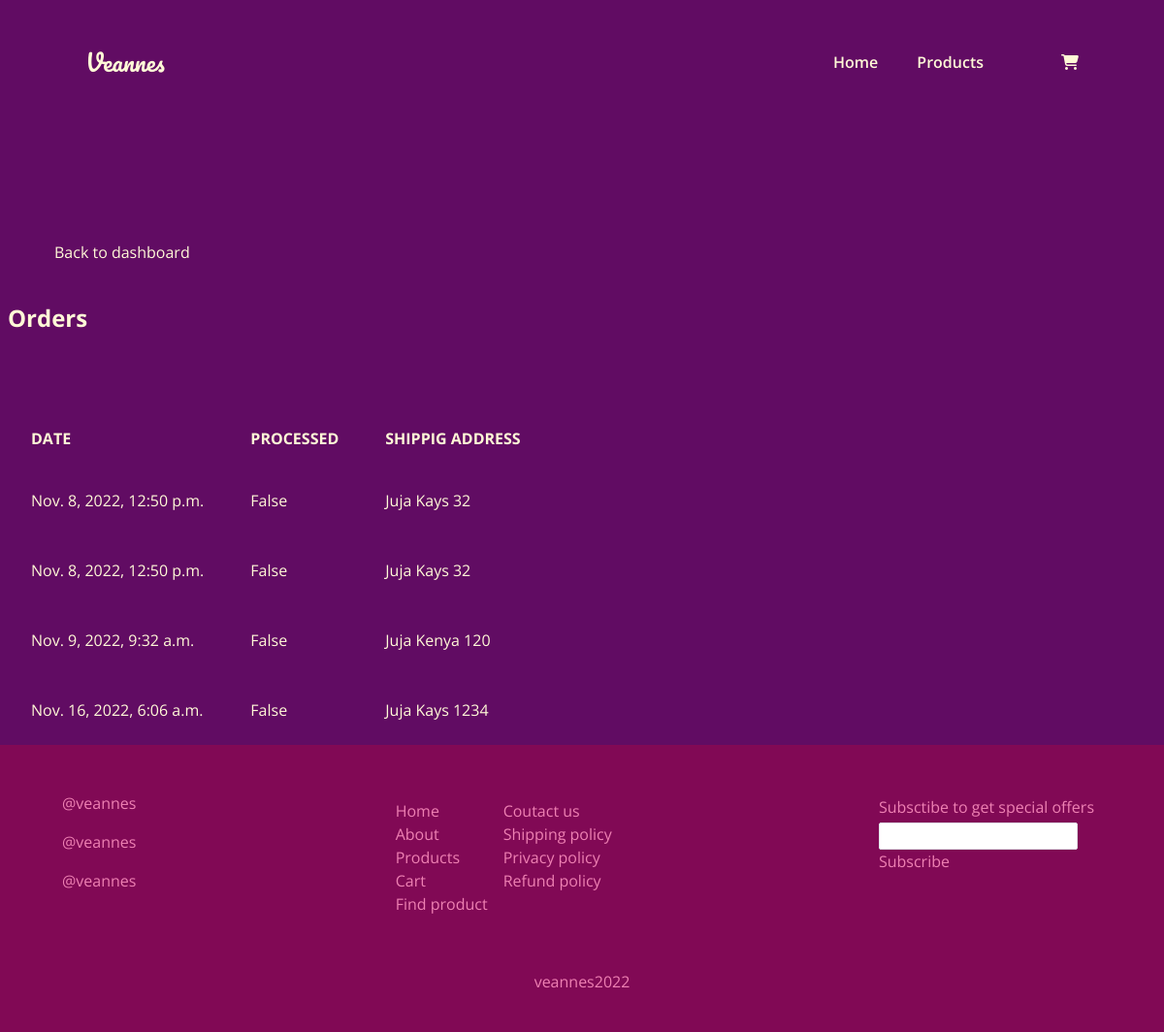
Page /dashboard/orders (signed in) on the committed database.
### shop/models.py (models this page shows, shortened)
class Order(models.Model):
    date_created = models.DateTimeField(auto_now_add=True)
    processed = models.BooleanField(default=False)
    shipping_address = models.ForeignKey(
        ShippingAddress, on_delete=models.SET_NULL, null=True
    )

class ShippingAddress(models.Model):
    customer = models.ForeignKey(Customer, on_delete=models.CASCADE)
    location = models.CharField(max_length=20)
    estate = models.CharField(max_length=20, blank=True, null=True)
    house_no = models.CharField(max_length=20, blank=True, null=True)
    def __str__(self) -> str:
        return self.location + " " + self.estate+ " " + self.house_no

### dashboard/views.py (the view)
# urls.py: path('orders', OrdersList.as_view(), name='orders')
class OrdersList(LoginRequiredMixin, ListView):
    model = Order
    template_name = 'dash/orders.html'
    fields = ['date_created', 'processed', 'shipping_address']
    context_object_name = 'orders'

### dashboard/templates/dash/orders.html (shortened to what this page needs)
{% extends 'base.html' %}
{% block content %}
<div class="customers flex flex-col px-2">
    <div class="flex flex-col items-start mt-20">
        <div class="back flex justify-start items-center cursor-pointer group my-10 relative left-10">
            <a href="/dashboard/" class="ml-2 hover:text-black">Back to dashboard</a>
        </div>
        <h1 class="text-2xl font-bold">Orders</h1>
        <div class="mt-20">
            <table class="table-auto">
                <thead class="uppercase text-left">
                    <tr>
                        <th class="py-3 px-6">Date</th>
                        <th class="py-3 px-6">Processed</th>
                        <th class="py-3 px-6">Shippig Address</th>
                    </tr>
                </thead>
                <tbody>
                    {% for order in orders %}
                    <tr>
                        <td class="py-4 px-6 ">
                            {{order.date_created}}
                        </td>
                        <td class="py-4 px-6 ">
                            {{order.processed}}
                        </td>
                        <td class="py-4 px-6 ">
                            {{order.shipping_address}}
                        </td>
                    </tr>
                    {% endfor %}
                </tbody>
            </table>
        </div>
    </div>
</div>
{% endblock %}

### static/css/style.css (style rules this page uses)
body { font-family: 'Open Sans', sans-serif; }

### rows in the picture
Order: date_created "Nov. 8, 2022, 12:50 p.m.", processed "False", shipping_address "Juja Kays 32"
Order: date_created "Nov. 8, 2022, 12:50 p.m.", processed "False", shipping_address "Juja Kays 32"
Order: date_created "Nov. 9, 2022, 9:32 a.m.", processed "False", shipping_address "Juja Kenya 120"
Order: date_created "Nov. 16, 2022, 6:06 a.m.", processed "False", shipping_address "Juja Kays 1234"
